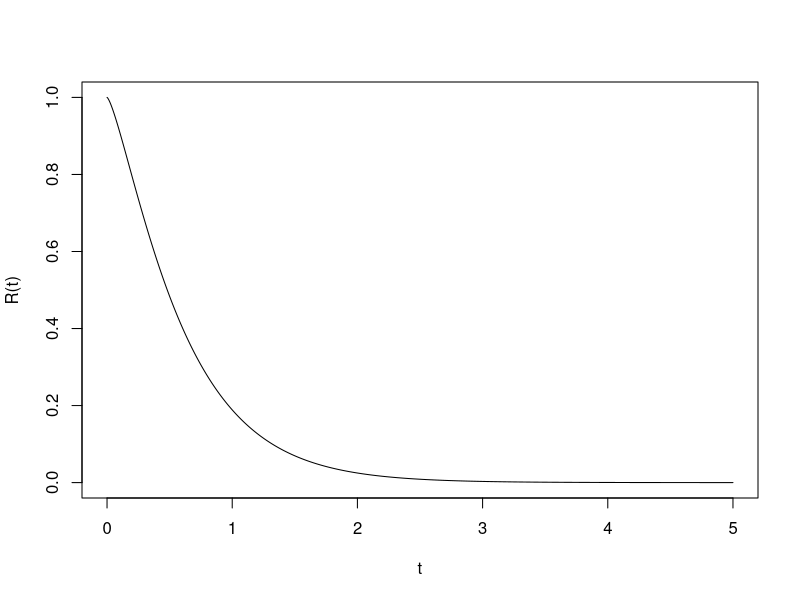
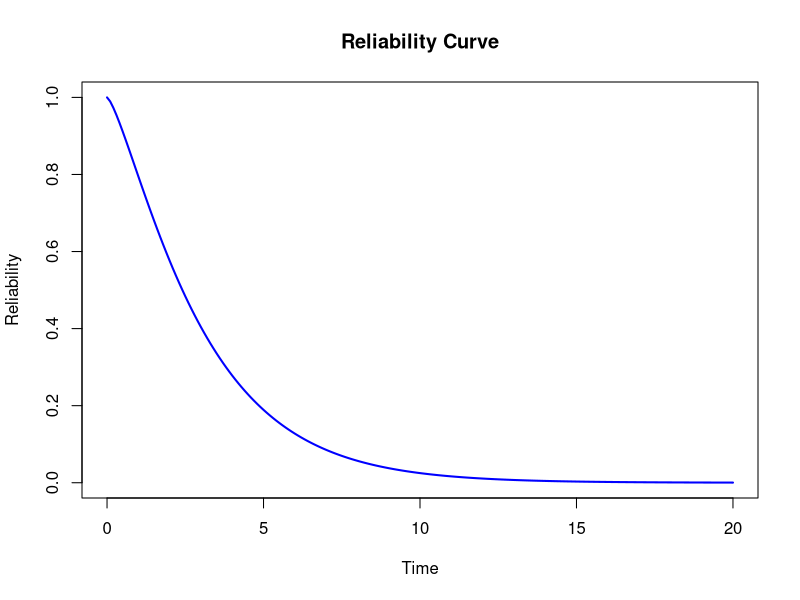

Reproduce these figures in R, in order.
x=c(0.35,0.59,0.96,0.99,1.69,1.97,2.07,2.58,2.71,2.90,3.67,3.99,5.35,13.77)
n=length(x)

p_cap=1/(2*(log(mean(x))-1/n*sum(log(x))))
p_cap
sigma_cap=mean(x)/p_cap;sigma_cap

diff=1
p0=0
p1=p_cap
i=0
f1=function(p){-n*log(mean(x))+n*log(p)-n*digamma(p)+sum(log(x))}
f2=function(p){n/p-n*trigamma(p)}
while(diff>0.0001)
{ p0=p1
p1= p0-f1(p0)/f2(p0)
diff=abs(p0-p1)
i=i+1
}
i
p1
sigma=mean(x)/p1
R=function(t){1-pgamma(t,p1,sigma)}
t<-seq(0,5,0.001)
plot(t,R(t),type="l")

#OR for gamma
x <- c(0.35,0.59,0.96,0.99,1.69,1.97,2.07,
       2.58,2.71,2.90,3.67,3.99,5.35,13.77)

n <- length(x)
x_mean <- mean(x)
A <- log(x_mean) - mean(log(x))

# Initial value of alpha
alpha <- 0.5/A

# Newton-Raphson Method
for(i in 1:10)
{
  f  <- log(alpha) - digamma(alpha) - A
  fp <- 1/alpha - trigamma(alpha)
  
  alpha <- alpha - f/fp
  alpha
}

# Estimate of beta
beta <- x_mean/alpha
beta

t <- seq(0,20,0.1)

R <- 1 - pgamma(t,
                shape=alpha,
                scale=beta)

plot(t,R,
     type="l",
     col="blue",
     lwd=2,
     xlab="Time",
     ylab="Reliability",
     main="Reliability Curve")
